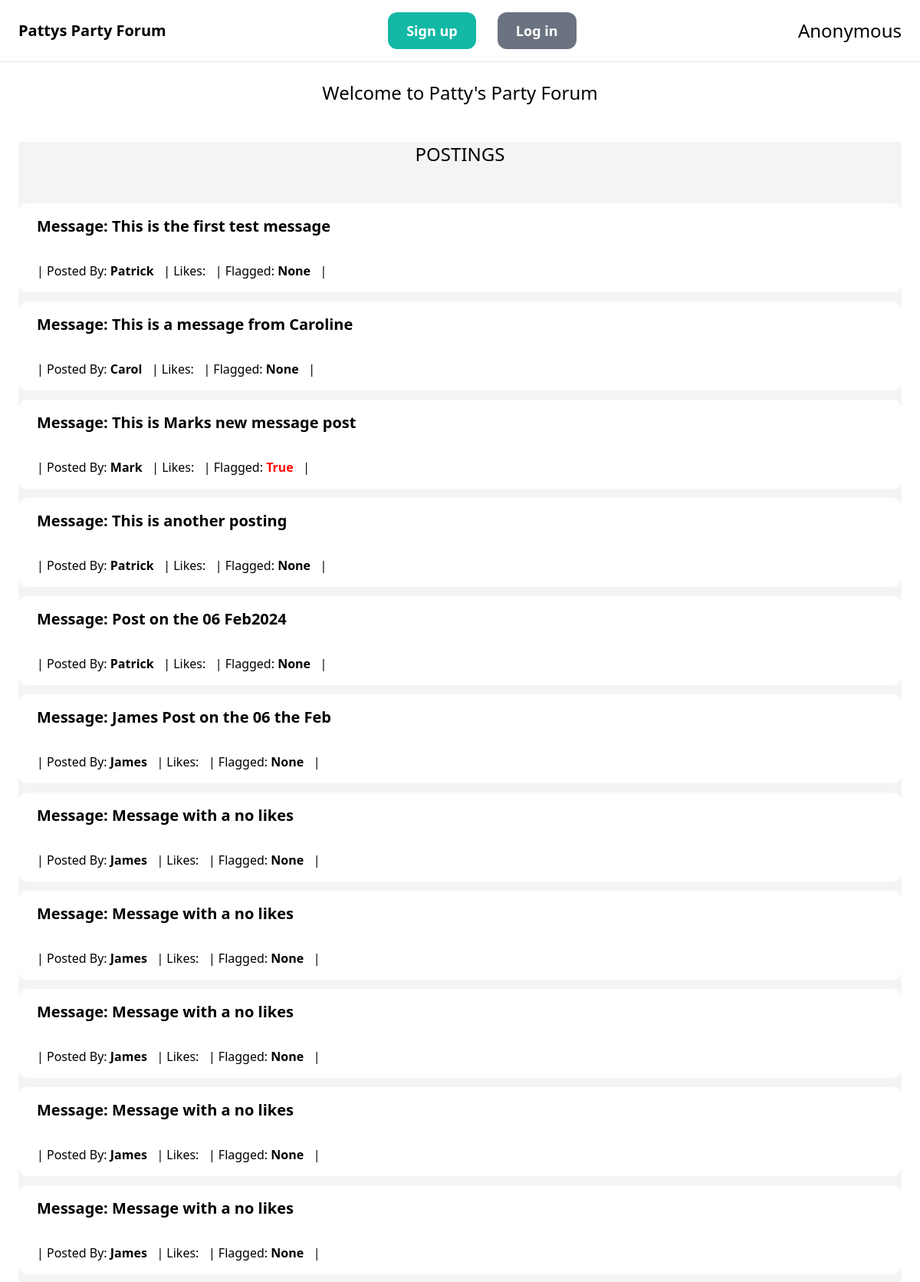
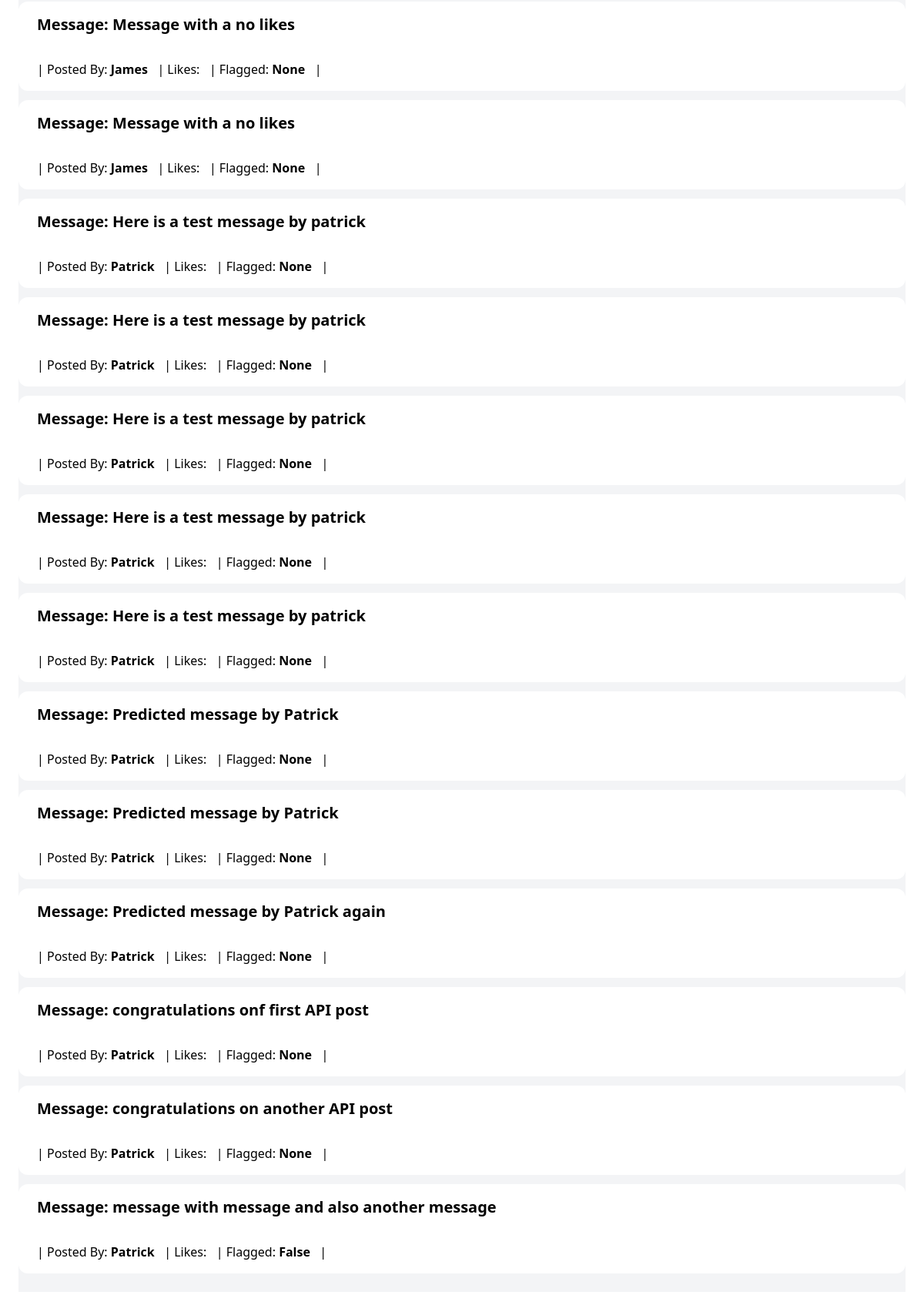
The page / on the database its author committed (2 pictures, top to bottom).
### post/models.py (models this page shows, shortened)
class Post(models.Model):
    message = models.CharField(max_length=255)
    flagged = models.BooleanField(blank=True, null=True)
    created_by = models.ForeignKey(User, related_name='user_posts', on_delete=models.CASCADE)
    created_at = models.DateTimeField(auto_now_add=True)
    class Meta:
        verbose_name_plural = 'Posts'
        permissions = (
            ("regular_users", "Can Post, comment and Like"),
            ("moderator_users", "Can tag posts as misleading"),
        )

### PattysForum/views.py (the view)
# urls.py: path('', views.index, name='index'),
def index(request):
    posts = Post.objects.filter()
    return render(request, 'index.html', {
        'posts': posts
    })

### templates/index.html (shortened to what this page needs)
{%  extends 'base.html' %}
{% block content %}
    <h1 class="mb-12 text-2xl text-strong text-center"> Welcome to Patty's Party Forum</h1>
    {%  include 'postings.html' %}
{%  endblock %}

### templates/postings.html (shortened to what this page needs)
<div class="pb-6  bg-gray-100">
    <h3 class="mb-12 text-2xl text-center">POSTINGS</h3>
    <div class="col-span-3">
        <div class="grid  gap-3">
            {% for post in posts %}
                <div>
                    <a href="{% url 'post:detail' post.id %}">
                        <div class=" text-xl font-semibold py-4 px-6 p-6 bg-white rounded-t-xl">
                            Message: {{ post.message }}
                        </div>
                        <div class="py-4 px-6 p-6 bg-white rounded-b-xl">
                            | Posted By: <b> {{ post.created_by }} </b> &nbsp |
                            Likes: <b> {{ post.count_likes }} </b> &nbsp |
                            {%  if post.flagged %}
                                Flagged:  <b style="color: red"> {{ post.flagged }} </b> &nbsp |
                            {%  else %}
                                Flagged:  <b > {{ post.flagged }} </b> &nbsp |
                            {%  endif %}
                        </div>
                    </a>
                </div>
            {% endfor %}
        </div>
    </div>
</div>

### rows shown on the page
Post: message "This is the first test message", created_by "Patrick", flagged "None"
Post: message "This is a message from Caroline", created_by "Carol", flagged "None"
Post: message "This is Marks new message post", created_by "Mark", flagged "True"
Post: message "This is another posting", created_by "Patrick", flagged "None"
Post: message "Post on the 06 Feb2024", created_by "Patrick", flagged "None"
Post: message "James Post on the 06 the Feb", created_by "James", flagged "None"
Post: message "Message with a no likes", created_by "James", flagged "None"
Post: message "Message with a no likes", created_by "James", flagged "None"
Post: message "Message with a no likes", created_by "James", flagged "None"
Post: message "Message with a no likes", created_by "James", flagged "None"
Post: message "Message with a no likes", created_by "James", flagged "None"
Post: message "Message with a no likes", created_by "James", flagged "None"
Post: message "Message with a no likes", created_by "James", flagged "None"
Post: message "Here is a test message by patrick", created_by "Patrick", flagged "None"
Post: message "Here is a test message by patrick", created_by "Patrick", flagged "None"
Post: message "Here is a test message by patrick", created_by "Patrick", flagged "None"
Post: message "Here is a test message by patrick", created_by "Patrick", flagged "None"
Post: message "Here is a test message by patrick", created_by "Patrick", flagged "None"
Post: message "Predicted message by Patrick", created_by "Patrick", flagged "None"
Post: message "Predicted message by Patrick", created_by "Patrick", flagged "None"
Post: message "Predicted message by Patrick again", created_by "Patrick", flagged "None"
Post: message "congratulations onf first API post", created_by "Patrick", flagged "None"
Post: message "congratulations on another API post", created_by "Patrick", flagged "None"
Post: message "message with message and also another message", created_by "Patrick", flagged "False"
